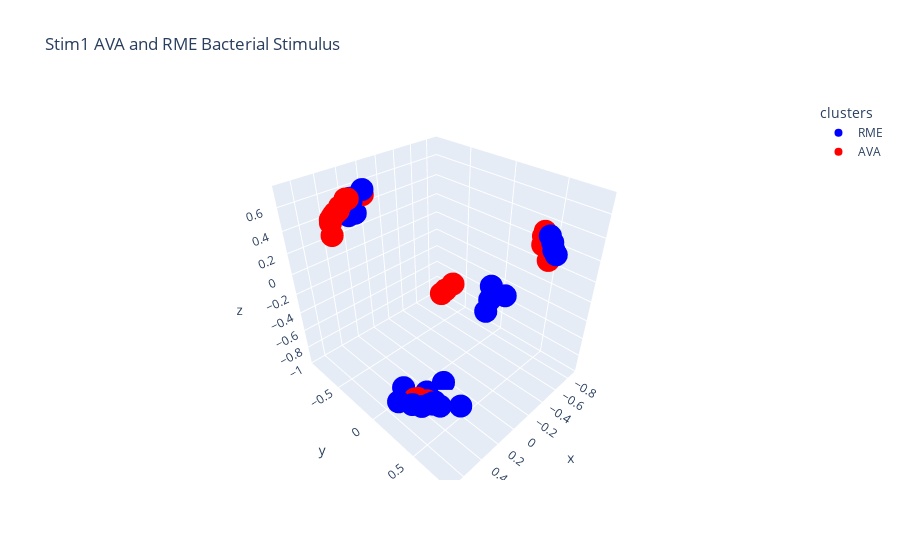

The code cell stored with this chart in its notebook:
### Code cell
# Create a scatter plot
fig = px.scatter_3d(data_frame = hyperbolic_df, x= 'x', y = 'y', z= 'z', title='Stim1 AVA and RME Bacterial Stimulus',  color ='clusters', color_discrete_map={'RME': 'blue', 'AVA': 'red'}) #cornflowerblue, lightcoral
fig.update_layout(
    scene=dict(
        xaxis=dict(ticktext=[-1, -0.5, 0, 0.5, 1]),
        yaxis=dict(ticktext=[-1, -0.5, 0, 0.5, 1]),
        zaxis=dict(ticktext=[-1, -0.5, 0, 0.5, 1]),
    )
)

fig.show()

### Figure 1 — Plotly figure (JSON) as saved in the notebook; plotly's stock layout.template omitted (floating-point values rounded to 4 significant figures)
{"data": [{"hovertemplate": "clusters=RME<br>x=%{x}<br>y=%{y}<br>z=%{z}<extra></extra>", "legendgroup": "RME", "marker": {"color": "blue", "symbol": "circle"}, "mode": "markers", "name": "RME", "scene": "scene", "showlegend": true, "type": "scatter3d", "x": [0.2355, 0.209, 0.292, 0.3572, 0.2783, 0.1036, 0.1806, 0.2975, 0.3508, 0.2461, 0.1323, 0.5406, 0.3944, 0.4098, 0.6967, 0.2836, 0.6152, 0.4337, 0.4159, 0.07436, 0.3592, 0.3848, 0.4107, -0.742, -0.7136, -0.7176, -0.7196, 0.2265, 0.3759, 0.2919, 0.3311], "y": [-0.7127, -0.7679, -0.6698, -0.74, -0.6756, -0.8848, -0.8709, -0.7161, -0.7399, -0.7571, -0.7058, 0.3788, 0.3436, 0.3721, 0.2966, 0.1573, 0.3571, 0.3598, 0.4544, 0.1515, 0.3355, 0.6412, 0.004133, 0.5689, 0.6107, 0.5613, 0.5309, 0.8329, 0.8085, 0.7719, 0.7977], "z": [0.5894, 0.5262, 0.6124, 0.4931, 0.6122, 0.3553, 0.3639, 0.5589, 0.4964, 0.5314, 0.6318, -0.6967, -0.8037, -0.7839, -0.584, -0.9066, -0.6319, -0.772, -0.7339, -0.9512, -0.8276, -0.6043, -0.8736, 0.2396, 0.2294, 0.3179, 0.364, 0.4295, 0.3778, 0.5034, 0.4357]}, {"hovertemplate": "clusters=AVA<br>x=%{x}<br>y=%{y}<br>z=%{z}<extra></extra>", "legendgroup": "AVA", "marker": {"color": "red", "symbol": "circle"}, "mode": "markers", "name": "AVA", "scene": "scene", "showlegend": true, "type": "scatter3d", "x": [0.4086, 0.5007, 0.4271, 0.4814, 0.3788, 0.4598, 0.08769, 0.4905, 0.3912, 0.475, 0.3718, 0.415, 0.4057, 0.4347, 0.5064, 0.4575, 0.4671, -0.875, -0.7922, -0.7857, -0.8003, -0.8319, -0.8431, -0.8273, -0.595, -0.55, -0.6669], "y": [-0.6814, -0.5694, -0.4711, -0.6277, -0.8455, -0.6987, -0.7738, -0.6399, -0.6775, -0.5875, -0.5876, -0.6086, 0.2914, 0.2103, 0.2709, 0.2819, 0.2155, 0.3817, 0.437, 0.4621, 0.4327, 0.4809, 0.3964, 0.4189, -0.4868, -0.501, -0.453], "z": [0.532, 0.5833, 0.7187, 0.5382, 0.2609, 0.4589, 0.5537, 0.5163, 0.5435, 0.5842, 0.6634, 0.6081, -0.8118, -0.8256, -0.769, -0.7881, -0.8005, 0.1623, 0.3424, 0.3184, 0.3249, 0.07006, 0.2614, 0.2743, -0.5964, -0.6259, -0.5416]}], "layout": {"legend": {"title": {"text": "clusters"}, "tracegroupgap": 0}, "scene": {"domain": {"x": [0, 1], "y": [0, 1]}, "xaxis": {"ticktext": [-1, -0.5, 0, 0.5, 1], "title": {"text": "x"}}, "yaxis": {"ticktext": [-1, -0.5, 0, 0.5, 1], "title": {"text": "y"}}, "zaxis": {"ticktext": [-1, -0.5, 0, 0.5, 1], "title": {"text": "z"}}}, "title": {"text": "Stim1 AVA and RME Bacterial Stimulus"}}}
